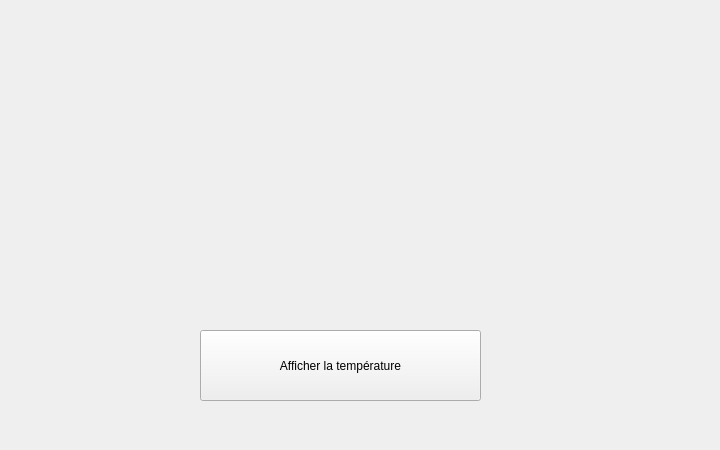
      <widget class="QWidget" name="tab_12">
       <attribute name="title">
        <string>temperature</string>
       </attribute>
       <widget class="QLabel" name="label_36">
        <property name="geometry">
         <rect>
          <x>10</x>
          <y>10</y>
          <width>701</width>
          <height>431</height>
         </rect>
        </property>
        <property name="text">
         <string/>
        </property>
        <property name="pixmap">
         <pixmap>../../avis-lufthansa-vol-inde.jpg</pixmap>
        </property>
       </widget>
       <widget class="QPushButton" name="pushButton_5">
        <property name="geometry">
         <rect>
          <x>200</x>
          <y>330</y>
          <width>281</width>
          <height>71</height>
         </rect>
        </property>
        <property name="text">
         <string>Afficher la température</string>
        </property>
       </widget>
       <widget class="QLabel" name="label_38">
        <property name="geometry">
         <rect>
          <x>120</x>
          <y>110</y>
          <width>411</width>
          <height>151</height>
         </rect>
        </property>
        <property name="toolTip">
         <string>&lt;html&gt;&lt;head/&gt;&lt;body&gt;&lt;p align=&quot;center&quot;&gt;&lt;br/&gt;&lt;/p&gt;&lt;/body&gt;&lt;/html&gt;</string>
        </property>
        <property name="whatsThis">
         <string>&lt;html&gt;&lt;head/&gt;&lt;body&gt;&lt;p align=&quot;center&quot;&gt;&lt;br/&gt;&lt;/p&gt;&lt;/body&gt;&lt;/html&gt;</string>
        </property>
        <property name="text">
         <string/>
        </property>
       </widget>
      </widget>
